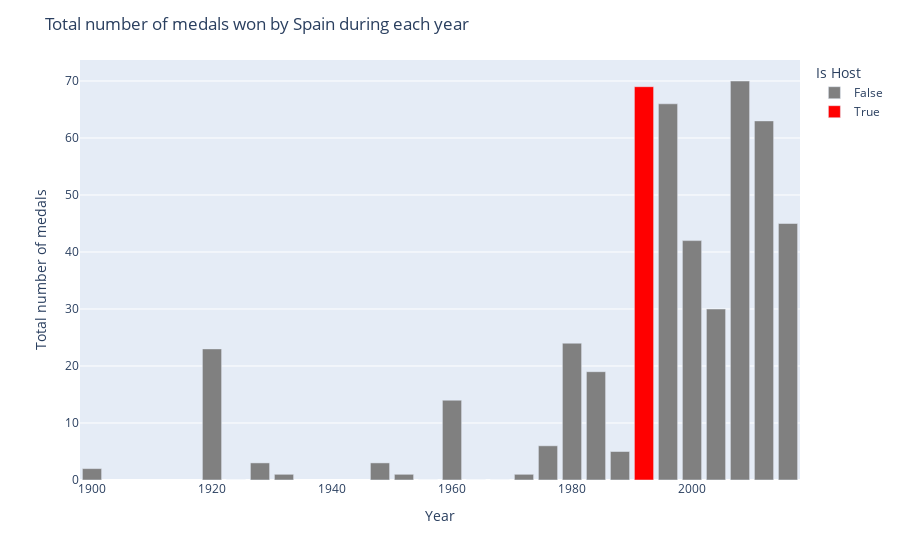

The code cell stored with this chart in its notebook:
### Code cell
esp_df = final_df_summer[final_df_summer['NOC'] == 'ESP']
final_esp = esp_df.groupby(['Year', 'Is Host']).count()['Medal'].reset_index()
color_discrete_map={
                 True: 'red',
                 False: 'grey'
                 }
fig = px.bar(final_esp,x='Year',y='Medal', color='Is Host',
             color_discrete_map=color_discrete_map,
             labels={
    'Medal': 'Total number of medals'
})
fig.update_layout(title='Total number of medals won by Spain during each year')
fig.show()

### Figure 1 — Plotly figure (JSON) as saved in the notebook; plotly's stock layout.template omitted (floating-point values rounded to 4 significant figures)
{"data": [{"alignmentgroup": "True", "hovertemplate": "Is Host=False<br>Year=%{x}<br>Total number of medals=%{y}<extra></extra>", "legendgroup": "False", "marker": {"color": "grey", "pattern": {"shape": ""}}, "name": "False", "offsetgroup": "False", "orientation": "v", "showlegend": true, "textposition": "auto", "type": "bar", "x": [1900, 1920, 1924, 1928, 1932, 1948, 1952, 1956, 1960, 1964, 1968, 1972, 1976, 1980, 1984, 1988, 1996, 2000, 2004, 2008, 2012, 2016], "xaxis": "x", "y": [2, 23, 0, 3, 1, 3, 1, 0, 14, 0, 0, 1, 6, 24, 19, 5, 66, 42, 30, 70, 63, 45], "yaxis": "y"}, {"alignmentgroup": "True", "hovertemplate": "Is Host=True<br>Year=%{x}<br>Total number of medals=%{y}<extra></extra>", "legendgroup": "True", "marker": {"color": "red", "pattern": {"shape": ""}}, "name": "True", "offsetgroup": "True", "orientation": "v", "showlegend": true, "textposition": "auto", "type": "bar", "x": [1992], "xaxis": "x", "y": [69], "yaxis": "y"}], "layout": {"barmode": "relative", "legend": {"title": {"text": "Is Host"}, "tracegroupgap": 0}, "margin": {"t": 60}, "title": {"text": "Total number of medals won by Spain during each year"}, "xaxis": {"anchor": "y", "domain": [0, 1], "title": {"text": "Year"}}, "yaxis": {"anchor": "x", "domain": [0, 1], "title": {"text": "Total number of medals"}}}}
